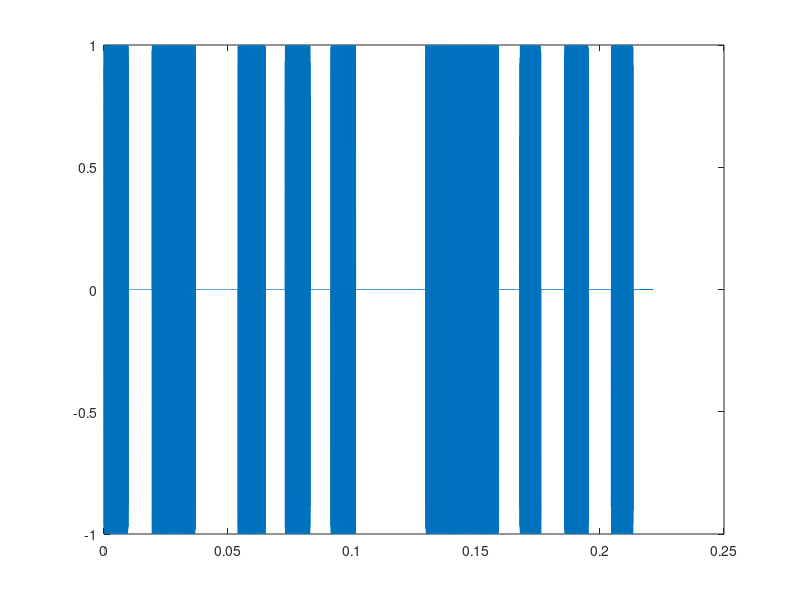

MATLAB code to generate this figure:
%%implement hilbert transform of wave 
clear
clc
dT = 1/10000;     % time steps
fs = 1/dT;
% Generate FIR (Finite Impulse Response) filter
n = 5000; %FIR parameter
h = 1:n;
h = 1./h/pi;
H = [ -fliplr(h) 0 h];   % Generate Filter
%% Generate Signal
%% Square wave
% nCyc = 20;
% f = 100       ; frequency of square wave
% oversampling = fs/f
% t = 1/fs:1/fs:nCyc/f;
% maxtime = t(end)
% x = ones(1,oversampling/2);
% X = [];
% for i=1:2*nCyc
%     X= [X ((-1)^i) * x];
% end

%% Custom Digital Data
dataRate = 100
data = [1 0 1 1 0 0 1 0 1 0 1 1 1 0 0 0 1 0 1 0 1 0]
data = 2*data-1; %
bits = length(data);
oversampling = fs/dataRate
t = 1/fs:1/fs:bits/dataRate;
maxtime = t(end)
x = ones(1,oversampling);
X = [];
for k=1:bits
    X= [X data(k)* x];
end

%% Sine wave
% f = 1000
% oversampling = fs/f
% nCyc = 10;      % cycles of sine wave
% t = 1/fs:1/fs:nCyc/f;
% phase = (pi/180)*30; % phase in degrees
% X_sin = sin(2*pi*f*t+phase);


%% Find Hilbert Transformation
Xh = conv(X,H); 
Xh = Xh(n+1:n+length(X));

%% now merge  both signals into one and modulate them
S = X+j*Xh;
%resample the signal
S = resample(S,10,1);
t = resample(t,10,1);           dT = dT/10; %adjust to timing parameter of sampling

fc = 30E3  %carrier frequency
phase_c = (pi/180)*0 %carrier phase
St = S.*exp(j*(2*pi*fc*t+phase_c));
st = real(St);   % signal to be transmitted
plot(t,real(st))
hold on
plot(t,imag(st))
pause(1)
%% Now simulate channel
% upsample and add noise
S_channel = resample(st,10,1);
t = resample(t,10,1);   % maintain consistensy with time
SNR = 10
S_channel = awgn(S_channel,SNR);
%% Reception of signal
Srx = resample(S_channel,1,10);
t = resample(t,1,10);
Srx = Srx(1:end-100);   % drop last samples as resampling messes with it
t = t(1:end-100);
%get cos component of wave , mix it with cos at fc
frx_offset = 0     % frequency offset in receiver
Srx_Mixed = Srx.*cos(2*pi*(fc+frx_offset)*t);
plot(t,Srx_Mixed)
%% Low pass filter the signal
%generate  filter
f_cutoff = 1000  ; % cutoff frequency of filter
n = 5000;        % size of rect FIR filter
x = (-n:n)*dT;
LPF= sinc(f_cutoff*x);
% apply transform
S_L = conv(Srx_Mixed,LPF);
S_L = S_L(n+1:n+length(Srx_Mixed));
pause(1)
hold on
plot(t,S_L)
hold off
pause(2)
%% Now digital Data from the output signal
D = 0.5*(sign(S_L)+1);
x = 1:length(D);
D = D.*sin(x);
plot(t,D);















